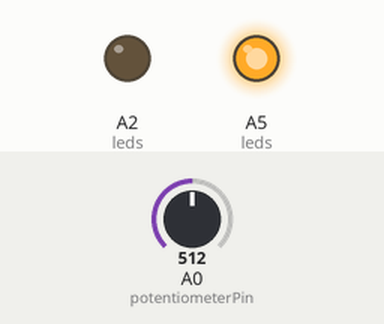
Simulated run of this sketch. Board: Arduino Nano, built with avr-gcc and run on an emulated ATmega328P. Parts: output pins drawn as LEDs (lit = HIGH). Dashed ring = blinking. The test bench sets the inputs (shaded band); at power-on: A0 (potentiometerPin) = 512.

Above: at 2.1 s.
2.2 s: A0 (potentiometerPin) set to 900
At 2.71 s:
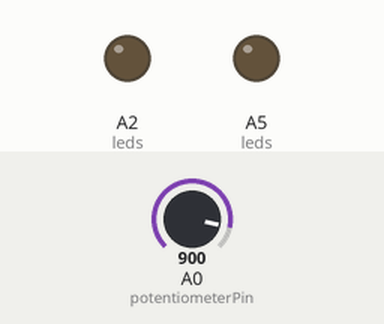
5.7 s: A0 (potentiometerPin) set to 1023
At 5.81 s:
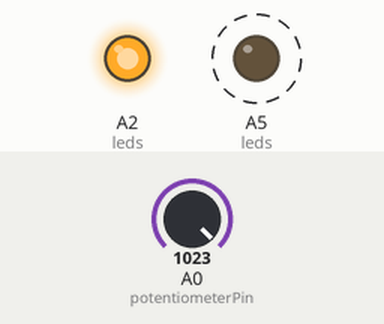
Timing chart, 0 to 15.2 s (numbered marks = the images above; inputs shaded):
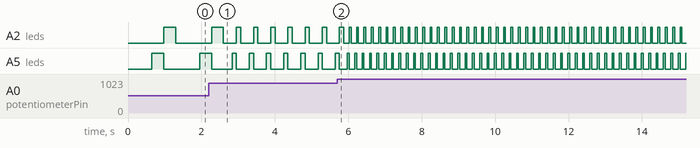

Measured:
- after the input at 5.7 s, A5 (leds): alternates HIGH for 0.05 s and LOW for 0.15 s, starting after 0.28 s
- by itself, A2 (leds): repeats every 0.20 s: LOW 0.15 s, HIGH 0.05 s
- by itself, A5 (leds): repeats every 0.47 s: HIGH 0.12 s, LOW 0.35 s

The sketch:

Potentiometer.ino
```cpp
const int LED1 = A7;
const int LED2 = A6;
const int LED3 = A5;
const int LED4 = A2;
const int potentiometerPin = A0;

// Create an array to hold all LED pins for easier looping
int leds[] = {LED1, LED2, LED3, LED4};

void setup() {
  // Set each LED pin as an OUTPUT so we can turn them on/off
  for (int i = 0; i < 4; i++) {
    pinMode(leds[i], OUTPUT);
  }
}

void loop() {
  // Read the analog value from the potentiometer
  int potentiometerValue = analogRead(potentiometerPin);

  // Map potentiometer reading to a delay range
  int ledDelay = map(potentiometerValue, 0, 1023, 600, 50);

  // Loop through each LED, turning it on and off one by one
  for (int i = 0; i < 4; i++) {
    digitalWrite(leds[i], HIGH);
    delay(ledDelay);
    digitalWrite(leds[i], LOW);
  }
}
```
